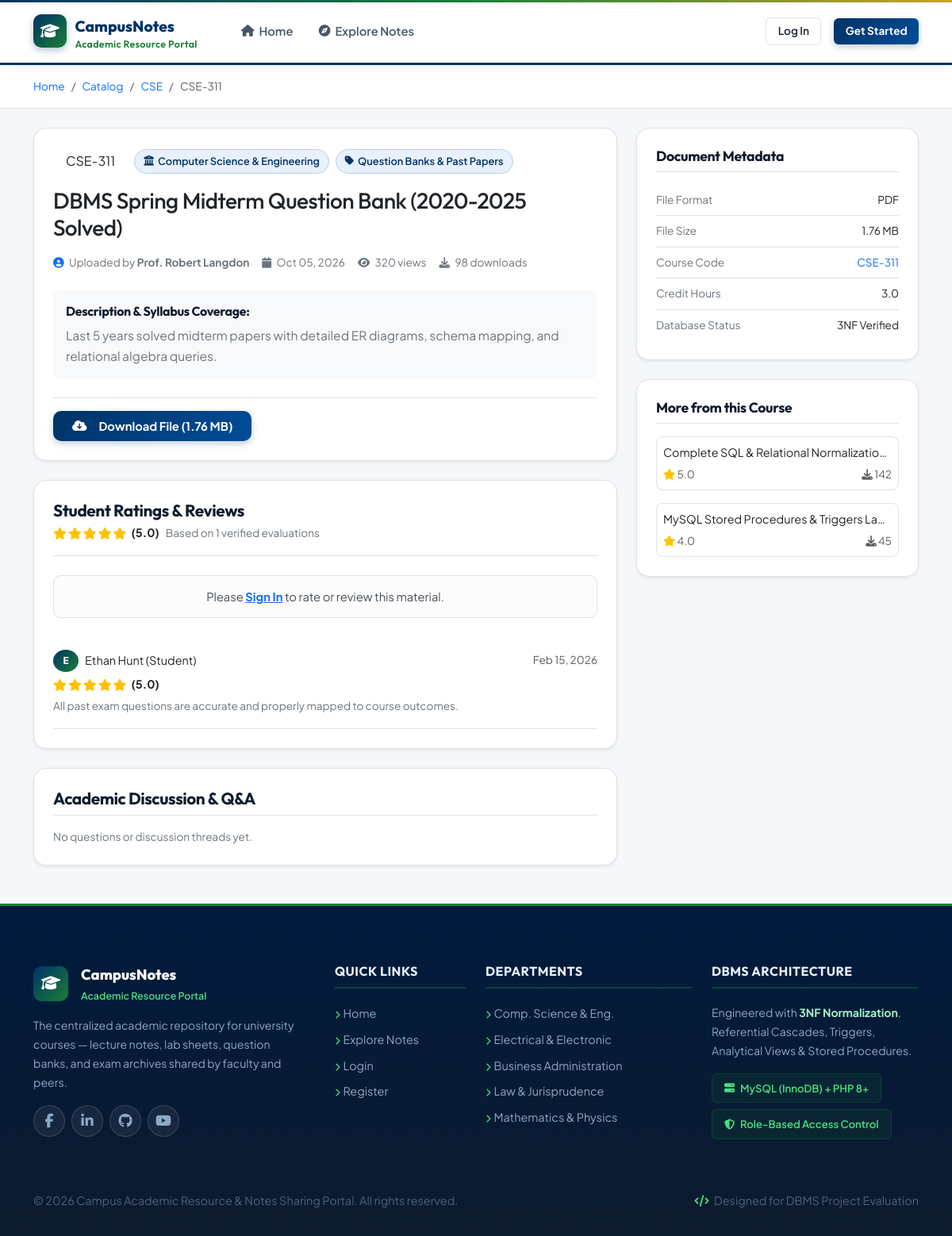
Screenshot of /resource_details.php?id=2 with the database file from the repository.
### tables this page shows
CREATE TABLE `resources` (
    `resource_id` INT AUTO_INCREMENT PRIMARY KEY,
    `title` VARCHAR(255) NOT NULL,
    `description` TEXT,
    `course_id` INT NOT NULL,
    `category_id` INT NOT NULL,
    `uploaded_by` INT NOT NULL,
    `file_path` VARCHAR(255) NOT NULL,
    `file_name` VARCHAR(255) NOT NULL,
    `file_size` BIGINT UNSIGNED DEFAULT 0,  
    `file_type` VARCHAR(50) NOT NULL,       
    `download_count` INT UNSIGNED DEFAULT 0,
    `view_count` INT UNSIGNED DEFAULT 0,
    `avg_rating` DECIMAL(3,2) DEFAULT 0.00,
    `rating_count` INT UNSIGNED DEFAULT 0,
    `status` ENUM('pending', 'approved', 'rejected') DEFAULT 'approved',
    `moderated_by` INT NULL,
    `moderation_notes` TEXT NULL,
    `created_at` TIMESTAMP DEFAULT CURRENT_TIMESTAMP,
    `updated_at` TIMESTAMP DEFAULT CURRENT_TIMESTAMP ON UPDATE CURRENT_TIMESTAMP,
    INDEX `idx_resources_course` (`course_id`),
    INDEX `idx_resources_category` (`category_id`),
    INDEX `idx_resources_status` (`status`),
    CONSTRAINT `fk_resources_course` FOREIGN KEY (`course_id`) REFERENCES `courses` (`course_id`) ON UPDATE CASCADE ON DELETE CASCADE,
    CONSTRAINT `fk_resources_category` FOREIGN KEY (`category_id`) REFERENCES `categories` (`category_id`) ON UPDATE CASCADE ON DELETE RESTRICT,
    CONSTRAINT `fk_resources_user` FOREIGN KEY (`uploaded_by`) REFERENCES `users` (`user_id`) ON UPDATE CASCADE ON DELETE CASCADE,
    CONSTRAINT `fk_resources_moderator` FOREIGN KEY (`moderated_by`) REFERENCES `users` (`user_id`) ON UPDATE CASCADE ON DELETE SET NULL
);

CREATE TABLE `departments` (
    `dept_id` INT AUTO_INCREMENT PRIMARY KEY,
    `dept_code` VARCHAR(20) NOT NULL UNIQUE,
    `dept_name` VARCHAR(150) NOT NULL,
    `description` TEXT,
    `created_at` TIMESTAMP DEFAULT CURRENT_TIMESTAMP
);

CREATE TABLE `courses` (
    `course_id` INT AUTO_INCREMENT PRIMARY KEY,
    `dept_id` INT NOT NULL,
    `semester_id` INT NOT NULL,
    `course_code` VARCHAR(30) NOT NULL UNIQUE,
    `course_title` VARCHAR(200) NOT NULL,
    `credit_hours` DECIMAL(3,1) DEFAULT 3.0,
    `syllabus_summary` TEXT NULL,
    `created_at` TIMESTAMP DEFAULT CURRENT_TIMESTAMP,
    CONSTRAINT `fk_courses_dept` FOREIGN KEY (`dept_id`) REFERENCES `departments` (`dept_id`) ON UPDATE CASCADE ON DELETE CASCADE,
    CONSTRAINT `fk_courses_semester` FOREIGN KEY (`semester_id`) REFERENCES `semesters` (`semester_id`) ON UPDATE CASCADE ON DELETE CASCADE
);

CREATE TABLE `categories` (
    `category_id` INT AUTO_INCREMENT PRIMARY KEY,
    `name` VARCHAR(80) NOT NULL UNIQUE,
    `slug` VARCHAR(80) NOT NULL UNIQUE,
    `icon` VARCHAR(50) DEFAULT 'fa-file-text',
    `description` VARCHAR(255) NULL
);

CREATE TABLE `users` (
    `user_id` INT AUTO_INCREMENT PRIMARY KEY,
    `role_id` INT NOT NULL,
    `dept_id` INT NULL,
    `full_name` VARCHAR(120) NOT NULL,
    `email` VARCHAR(150) NOT NULL UNIQUE,
    `password_hash` VARCHAR(255) NOT NULL,
    `reset_token` VARCHAR(64) NULL UNIQUE,
    `reset_token_expires_at` TIMESTAMP NULL,
    `academic_id` VARCHAR(50) NULL,  
    `phone` VARCHAR(30) NULL,
    `bio` TEXT NULL,
    `avatar` VARCHAR(255) DEFAULT 'default_avatar.png',
    `status` ENUM('active', 'inactive', 'suspended') DEFAULT 'active',
    `created_at` TIMESTAMP DEFAULT CURRENT_TIMESTAMP,
    `updated_at` TIMESTAMP DEFAULT CURRENT_TIMESTAMP ON UPDATE CURRENT_TIMESTAMP,
    CONSTRAINT `fk_users_role` FOREIGN KEY (`role_id`) REFERENCES `roles` (`role_id`) ON UPDATE CASCADE ON DELETE RESTRICT,
    CONSTRAINT `fk_users_dept` FOREIGN KEY (`dept_id`) REFERENCES `departments` (`dept_id`) ON UPDATE CASCADE ON DELETE SET NULL
);

CREATE TABLE `reviews` (
    `review_id` INT AUTO_INCREMENT PRIMARY KEY,
    `resource_id` INT NOT NULL,
    `user_id` INT NOT NULL,
    `rating` TINYINT UNSIGNED NOT NULL CHECK (`rating` BETWEEN 1 AND 5),
    `review_text` TEXT NULL,
    `created_at` TIMESTAMP DEFAULT CURRENT_TIMESTAMP,
    UNIQUE KEY `unique_user_resource_review` (`resource_id`, `user_id`),
    CONSTRAINT `fk_reviews_resource` FOREIGN KEY (`resource_id`) REFERENCES `resources` (`resource_id`) ON UPDATE CASCADE ON DELETE CASCADE,
    CONSTRAINT `fk_reviews_user` FOREIGN KEY (`user_id`) REFERENCES `users` (`user_id`) ON UPDATE CASCADE ON DELETE CASCADE
);

### resource_details.php (the view, shortened to what the rows shown need)
<?php
require_once __DIR__ . '/includes/helpers.php';
$resourceId = (int)($_GET['id'] ?? 0);
$pdo = Database::getConnection();
try {
    $pdo->prepare("UPDATE `resources` SET `view_count` = `view_count` + 1 WHERE `resource_id` = ?")->execute([$resourceId]);
    $stmt = $pdo->prepare("SELECT
            r.*,
            c.`dept_id`,
            c.`course_code`,
            c.`course_title`,
            c.`credit_hours`,
            d.`dept_code`,
            d.`dept_name`,
            cat.`name` AS `category_name`,
            cat.`icon` AS `category_icon`,
            u.`full_name` AS `author_name`,
            u.`email` AS `author_email`,
            u.`academic_id` AS `author_academic_id`
        FROM `resources` r
        JOIN `courses` c ON r.`course_id` = c.`course_id`
        JOIN `departments` d ON c.`dept_id` = d.`dept_id`
        JOIN `categories` cat ON r.`category_id` = cat.`category_id`
        JOIN `users` u ON r.`uploaded_by` = u.`user_id`
        WHERE r.`resource_id` = ?");
    $stmt->execute([$resourceId]);
    $resource = $stmt->fetch();
    $revStmt = $pdo->prepare("SELECT rev.*, u.`full_name`, u.`avatar`
                              FROM `reviews` rev
                              JOIN `users` u ON rev.`user_id` = u.`user_id`
                              WHERE rev.`resource_id` = ?
                              ORDER BY rev.`created_at` DESC");
    $revStmt->execute([$resourceId]);
    $reviews = $revStmt->fetchAll();
    $relStmt = $pdo->prepare("SELECT * FROM `resources` WHERE `course_id` = ? AND `resource_id` != ? AND `status` = 'approved' LIMIT 3");
    $relStmt->execute([$resource['course_id'], $resourceId]);
    $relatedResources = $relStmt->fetchAll();
} catch (Exception $e) {
    logError($e, 'Resource Details Error');
    setFlash('error', 'A system error occurred while retrieving resource data.');
    header('Location: ' . BASE_URL . '/explore.php');
    exit;
}
require_once __DIR__ . '/includes/header.php';
?>
<div class="bg-white border-bottom py-3 mb-4">
    <div class="container">
        <nav aria-label="breadcrumb">
            <ol class="breadcrumb mb-0 small">
                <li class="breadcrumb-item"><a href="<?= BASE_URL ?>/index.php" class="text-decoration-none">Home</a></li>
                <li class="breadcrumb-item"><a href="<?= BASE_URL ?>/explore.php" class="text-decoration-none">Catalog</a></li>
                <li class="breadcrumb-item"><a href="<?= BASE_URL ?>/explore.php?dept=<?= $resource['dept_id'] ?>" class="text-decoration-none"><?= htmlspecialchars($resource['dept_code']) ?></a></li>
                <li class="breadcrumb-item active" aria-current="page"><?= htmlspecialchars($resource['course_code']) ?></li>
            </ol>
        </nav>
    </div>
</div>
<div class="container mb-5">
    <div class="row g-4">
        <div class="col-lg-8">
            <div class="card border rounded-4 p-4 bg-white shadow-sm mb-4">
                <div class="d-flex align-items-center gap-2 mb-3">
                    <span class="course-badge fs-6 px-3 py-1"><?= htmlspecialchars($resource['course_code']) ?></span>
                    <span class="tag-chip"><i class="fa-solid fa-building-columns"></i> <?= htmlspecialchars($resource['dept_name']) ?></span>
                    <span class="tag-chip"><i class="fa-solid fa-tag"></i> <?= htmlspecialchars($resource['category_name']) ?></span>
                </div>
                <h1 class="h3 font-weight-bold mb-3 text-dark"><?= htmlspecialchars($resource['title']) ?></h1>
                <div class="d-flex align-items-center gap-3 text-secondary small mb-4 flex-wrap">
                    <span><i class="fa-solid fa-user-circle me-1 text-primary"></i> Uploaded by <strong><?= htmlspecialchars($resource['author_name']) ?></strong></span>
                    <span><i class="fa-solid fa-calendar me-1"></i> <?= date('M d, Y', strtotime($resource['created_at'])) ?></span>
                    <span><i class="fa-solid fa-eye me-1"></i> <?= $resource['view_count'] ?> views</span>
                    <span><i class="fa-solid fa-download me-1"></i> <?= $resource['download_count'] ?> downloads</span>
                </div>
                <div class="p-3 bg-light rounded-3 mb-4">
                    <h6 class="font-weight-bold mb-2">Description & Syllabus Coverage:</h6>
                    <p class="mb-0 text-secondary" style="white-space: pre-line;"><?= htmlspecialchars($resource['description']) ?></p>
                </div>
                <div class="d-flex align-items-center justify-content-between flex-wrap gap-3 pt-3 border-top">
                    <div class="d-flex align-items-center gap-2">
                        <a href="<?= BASE_URL ?>/actions/download_action.php?id=<?= $resource['resource_id'] ?>" class="btn btn-primary-custom px-4 py-2">
                            <i class="fa-solid fa-cloud-arrow-down me-2"></i> Download File (<?= formatBytes($resource['file_size']) ?>)
                        </a>
                    </div>
                </div>
            </div>
            <div class="card border rounded-4 p-4 bg-white shadow-sm mb-4">
                <div class="d-flex align-items-center justify-content-between mb-4 border-bottom pb-3">
                    <div>
                        <div class="d-flex align-items-center gap-2">
                            <?= renderStarRating($resource['avg_rating']) ?>
                            <span class="text-secondary small">Based on <?= $resource['rating_count'] ?> verified evaluations</span>
                        </div>
                    </div>
                </div>
                <div class="review-list">
                    <?php if (empty($reviews)): ?>
                        <p class="text-secondary small mb-0">No reviews submitted yet. Be the first to evaluate!</p>
                    <?php else: ?>
                        <?php foreach ($reviews as $rev): ?>
                            <div class="border-bottom py-3">
                                <div class="d-flex align-items-center justify-content-between mb-1">
                                    <div class="d-flex align-items-center gap-2">
                                        <div class="user-avatar-circle" style="width: 28px; height: 28px; font-size: 0.75rem;">
                                            <?= strtoupper(substr($rev['full_name'], 0, 1)) ?>
                                        </div>
                                        <span class="font-sm font-weight-bold text-dark"><?= htmlspecialchars($rev['full_name']) ?></span>
                                    </div>
                                    <span class="text-muted small"><?= timeAgo($rev['created_at']) ?></span>
                                </div>
                                <div class="mb-1"><?= renderStarRating($rev['rating']) ?></div>
                                <p class="text-secondary small mb-0"><?= htmlspecialchars($rev['review_text']) ?></p>
                            </div>
                        <?php endforeach; ?>
                    <?php endif; ?>
                </div>
            </div>
        </div>
        <div class="col-lg-4">
            <div class="card border rounded-4 p-4 bg-white shadow-sm mb-4">
                <ul class="list-unstyled small mb-0">
                    <li class="d-flex justify-content-between py-2 border-bottom">
                        <span class="text-secondary">File Format</span>
                        <span class="font-weight-bold text-uppercase text-dark"><?= htmlspecialchars($resource['file_type']) ?></span>
                    </li>
                    <li class="d-flex justify-content-between py-2 border-bottom">
                        <span class="text-secondary">File Size</span>
                        <span class="font-weight-bold text-dark"><?= formatBytes($resource['file_size']) ?></span>
                    </li>
                    <li class="d-flex justify-content-between py-2 border-bottom">
                        <span class="text-secondary">Course Code</span>
                        <span class="font-weight-bold text-primary"><?= htmlspecialchars($resource['course_code']) ?></span>
                    </li>
                    <li class="d-flex justify-content-between py-2 border-bottom">
                        <span class="text-secondary">Credit Hours</span>
                        <span class="font-weight-bold text-dark"><?= number_format($resource['credit_hours'], 1) ?></span>
                    </li>
                </ul>
            </div>
            <?php if (!empty($relatedResources)): ?>
                <div class="card border rounded-4 p-4 bg-white shadow-sm">
                    <div class="d-flex flex-column gap-3">
                        <?php foreach ($relatedResources as $rel): ?>
                            <a href="<?= BASE_URL ?>/resource_details.php?id=<?= $rel['resource_id'] ?>" class="text-decoration-none text-dark">
                                <div class="p-2 border rounded-3 hover-bg-light transition">
                                    <div class="font-sm font-weight-bold text-truncate mb-1"><?= htmlspecialchars($rel['title']) ?></div>
                                    <div class="d-flex align-items-center justify-content-between text-muted small">
                                        <span><i class="fa-solid fa-star text-warning"></i> <?= number_format($rel['avg_rating'], 1) ?></span>
                                        <span><i class="fa-solid fa-download"></i> <?= $rel['download_count'] ?></span>
                                    </div>
                                </div>
                            </a>
                        <?php endforeach; ?>
                    </div>
                </div>
            <?php endif; ?>
        </div>
    </div>
</div>
<?php require_once __DIR__ . '/includes/footer.php'; ?>

### includes/helpers.php (shortened to what the rows shown need)
<?php
function formatBytes($bytes, $precision = 2) {
    $units = ['B', 'KB', 'MB', 'GB', 'TB'];
    $bytes = max($bytes, 0);
    $pow = floor(($bytes ? log($bytes) : 0) / log(1024));
    $pow = min($pow, count($units) - 1);
    $bytes /= pow(1024, $pow);
    return round($bytes, $precision) . ' ' . $units[$pow];
}
function renderStarRating($rating, $maxStars = 5) {
    $html = '<div class="star-rating d-inline-flex align-items-center" title="' . number_format($rating, 1) . ' out of ' . $maxStars . '">';
    for ($i = 1; $i <= $maxStars; $i++) {
        if ($rating >= $i) {
            $html .= '<i class="fa-solid fa-star text-warning"></i>';
        } elseif ($rating >= ($i - 0.5)) {
            $html .= '<i class="fa-solid fa-star-half-stroke text-warning"></i>';
        } else {
            $html .= '<i class="fa-regular fa-star text-muted"></i>';
        }
    }
    $html .= ' <span class="ms-1 fw-bold text-dark font-sm">(' . number_format($rating, 1) . ')</span>';
    $html .= '</div>';
    return $html;
}
function timeAgo($datetime) {
    $time = strtotime($datetime);
    $diff = time() - $time;
    return date('M d, Y', $time);
}

### rows the page displays
resources: departments.dept_code "CSE", course.course_code "CSE-311", departments.dept_name "Computer Science & Engineering", category.name "Question Banks & Past Papers", title "DBMS Spring Midterm Question Bank (2020-2025 Solved)", uploaded_by.full_name "Prof. Robert Langdon", created_at "Oct 05, 2026", view_count "320", download_count "98", description "Last 5 years solved midterm papers with detailed ER diagrams, schema mapping, and relational algebra queries.", file_size "1.76 MB", avg_rating "5.0", rating_count "1", file_type "PDF", course.credit_hours "3.0"
reviews: user.full_name "E", user.full_name "Ethan Hunt (Student)", created_at "Feb 15, 2026", rating "5.0", review_text "All past exam questions are accurate and properly mapped to course outcomes."
resources: title "Complete SQL & Relational Normalizatio…", avg_rating "5.0", download_count "142"
resources: title "MySQL Stored Procedures & Triggers La…", avg_rating "4.0", download_count "45"
